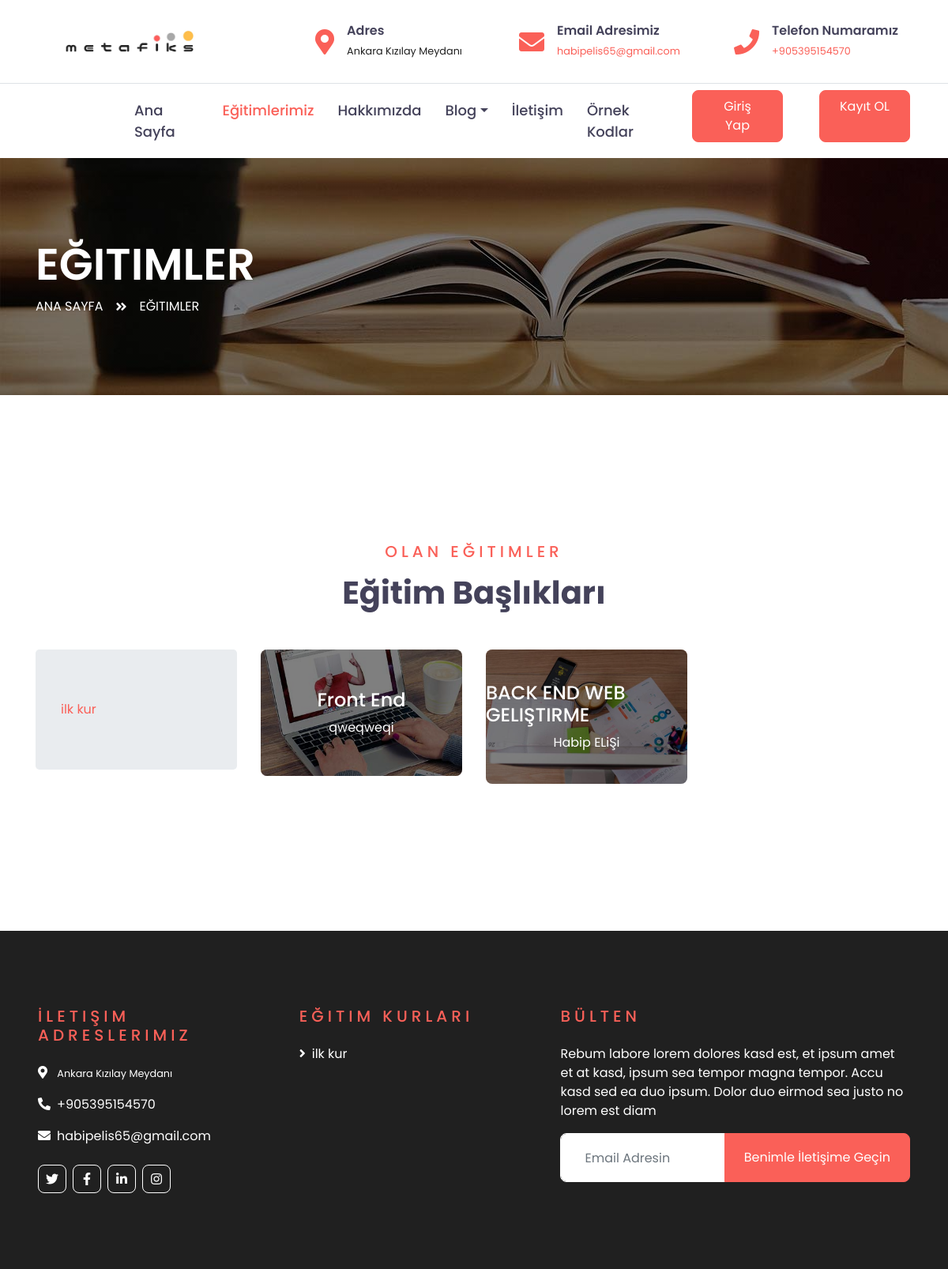
The app's page /egitimler/1, older data.
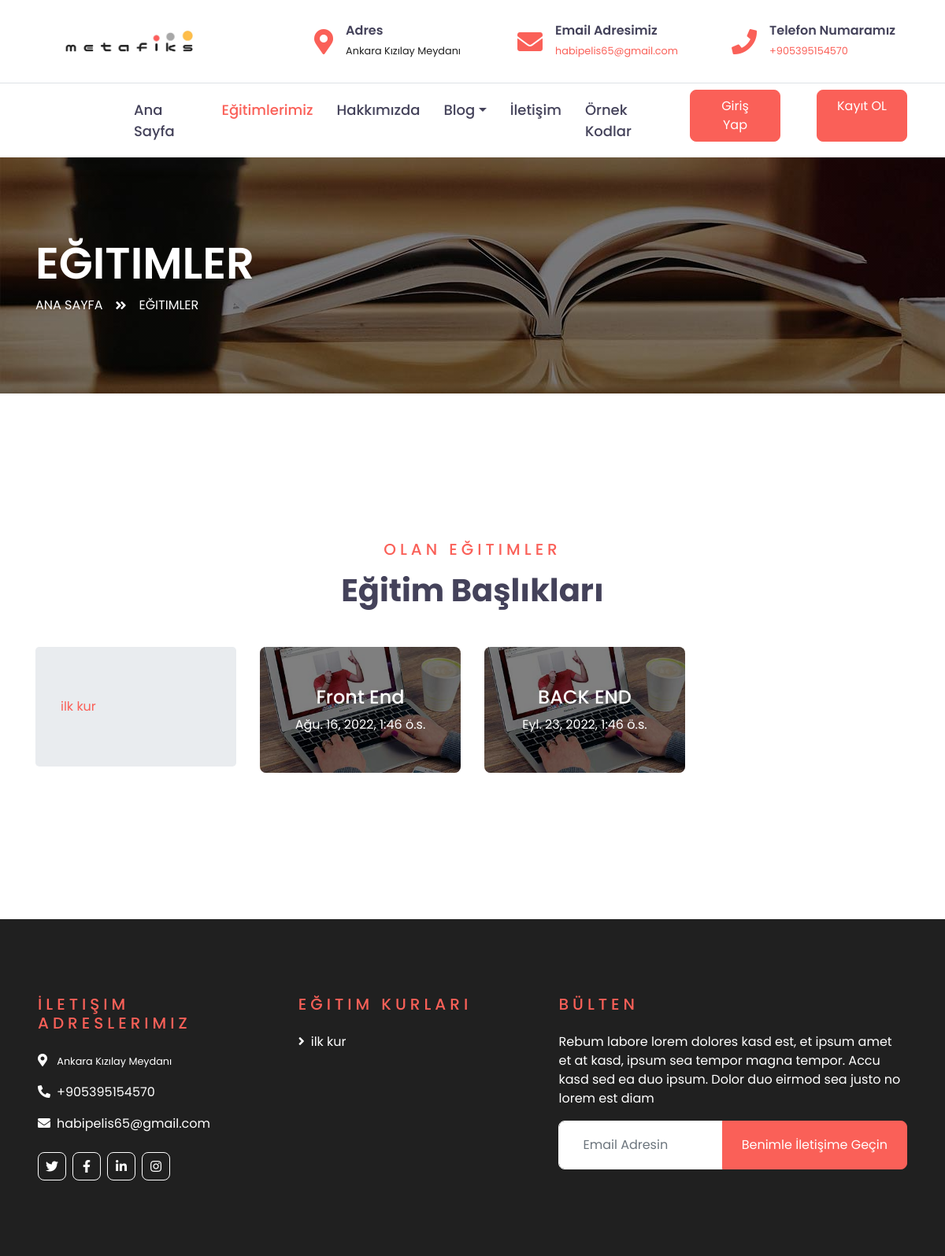
The same page, newer data.
### egitimler/models.py (models this page shows, shortened)
class kurlar(models.Model):
    kur_Adi = models.CharField(max_length= 100)

class egitimler(models.Model):
    STATUS = (
        ('True', 'Evet'),
        ('False', 'Hayır'),
    )
    kapak_image=models.ImageField(upload_to='images/',null=True)
    category = models.ForeignKey(kategoriler, on_delete=models.CASCADE)
    isim = models.CharField(max_length=150)
    link = models.CharField(max_length=100 , null="True")
    odeme_linki = models.CharField(max_length=255 , null="True")
    keywords = models.CharField(max_length=255)
    aciklama_kart1 = models.CharField(max_length=100)
    aciklama_kart2 = models.CharField(max_length=100)
    aciklama_kart3 = models.CharField(max_length=100)
    aciklama_kart4 = models.CharField(max_length=100)
    aciklama_kart5 = models.CharField(max_length=100)
    egitim_gunleri = models.CharField(max_length=250)
    image=models.ImageField(upload_to='images/',null=False)
    fiyat = models.DecimalField(max_digits=12, decimal_places=2,default=0)
    kontejan=models.IntegerField(default=0)
    urun_sag_metin=RichTextField()
    Durum=models.CharField(max_length=10,choices=STATUS)
    create_at=models.DateTimeField(auto_now_add=True)
    toplam_egitim_saati =models.CharField(max_length=50)
    egitim_tarihi=models.DateTimeField()
    egitim_bitis_tarihi = models.DateTimeField()
    urun_aciklama=RichTextField()
    urun_mufredat=RichTextField()
    urun_tarih_ucret=RichTextField()
    urun_sertifikalar=RichTextField()

class kurlar_secimi(models.Model):
    kur_Adi = models.ForeignKey(kurlar, on_delete=models.CASCADE)
    ders = models.ForeignKey(egitimler, on_delete=models.CASCADE)
    egitim_tarihi=models.DateTimeField()

### anasayfa/views.py (the view)
# urls.py: path("egitimler/<int:id>",anasayfa.egitimler_secimi,name="egitim"),
def egitimler_secimi(request,id):
    kurlarrim = kurlar.objects.all()
    kur = kurlar_secimi.objects.filter(kur_Adi = id).order_by("egitim_tarihi")
    content = {"adresler":adresler,"email_adresi":email_adresi,
    "logo":logo,"numara":numaras,"facebook":facebook,"insta":insta,
    "twit":twit,"linkdin":linkdin,"egitimleri":egitimleri,"kurlarrim":kurlarrim,"kur":kur}
    return render(request,"egitimler_temps/index.html",content)

### templates/egitimler_temps/index.html (shortened to what this page needs)
{% extends "leyout.html" %}
{% block footer %}
{% include "includes/footer.html" %}
{% endblock footer %}
{% block header %}
    <div class="container-fluid">
        <div class="row border-top px-xl-5">
            <div class="col-lg-1 d-none d-lg-block">
            </div>
            <div class="col-lg-8">
                <nav class="navbar navbar-expand-lg bg-light navbar-light py-3 py-lg-0 px-0">
                    <div class="collapse navbar-collapse justify-content-between" id="navbarCollapse">
                        <div class="navbar-nav py-0">
                            <a href="/" class="nav-item nav-link ">Ana Sayfa</a>
                            <a href="/egitimler/" class="nav-item nav-link active">Eğitimlerimiz</a>
                            <a href="/hakkimizda/" class="nav-item nav-link">Hakkımızda</a>
                            <div class="nav-item dropdown">
                                <a href="#" class="nav-link dropdown-toggle" data-toggle="dropdown">Blog</a>
                            </div>
                            <a href="contact.html" class="nav-item nav-link">İletişim</a>
                            <a href="course.html" class="nav-item nav-link">Örnek Kodlar</a>
                        </div>
                    </div>
                </nav>
            </div>
            <div class="col-lg-3">
                <div class="row mt-2">
                    <a class="btn btn-primary py-2 px-4 ml-auto d-none d-lg-block col-lg-5 " href="">Giriş Yap</a>
                    <span class="col-lg-2"></span>
                    <a class="btn btn-primary py-2 px-4 ml-auto d-none d-lg-block col-lg-5" href="">Kayıt OL</a>
                </div>
            </div>
        </div>
    </div>
    <div class="container-fluid page-header" style="margin-bottom: 90px;">
        <div class="container">
            <div class="d-flex flex-column justify-content-center" style="min-height: 300px">
                <h3 class="display-4 text-white text-uppercase">Eğitimler</h3>
                <div class="d-inline-flex text-white">
                    <p class="m-0 text-uppercase"><a class="text-white" href="/">Ana Sayfa</a></p>
                    <i class="fa fa-angle-double-right pt-1 px-3"></i>
                    <p class="m-0 text-uppercase">Eğitimler</p>
                </div>
            </div>
        </div>
    </div>
{% endblock header %}
        {% block sidebar %}
    {% include "egitimler_temps/sidebar.html" %}
    {% endblock sidebar %}

### templates/egitimler_temps/sidebar.html
    <div class="container-fluid py-5">
        <div class="container pt-5 pb-3">
            <div class="text-center mb-5">
                <h5 class="text-primary text-uppercase mb-3" style="letter-spacing: 5px;">Olan Eğitimler</h5>
                <h1>Eğitim Başlıkları</h1>
            </div>
            <div class="row">
                <div class="col-lg-3">
                    <div class="jumbotron">
                    {% for i in kurlarrim %}
                        {% if kur.kur_Adi.id == i.id %}
                            <a style="color:black;" href="/egitimler/{{i.id}}" >{{i.kur_Adi}}</a>
                        {% else %}
                         <a  href="/egitimler/{{i.id}}" >{{i.kur_Adi}}</a>
                        {% endif %}
                        {% endfor %}
                      </div>
                </div>
                <div class="col-lg-9">
            <div class="row">
            {% if kur %}
                {% for i in kur %}
                <div class="col-lg-4 col-md-6 mb-4" style="box-sizing: border-box;">
                    <div style="box-sizing: border-box;" class="cat-item position-relative overflow-hidden rounded mb-2">
                        <img class="img-fluid" width="400" src="{{i.ders.kapak_image.url}}" alt="">
                        <a class="cat-overlay text-white text-decoration-none" href="/egitimdetay/{{i.ders.id}}">
                            <h4 class="text-white font-weight-medium">{{i.ders.isim}}</h4>
                            <span>{{i.egitim_tarihi}}</span>
                        </a>
                    </div>
                </div>
                 {% endfor %}
            {% else %}
            {% for i in egitimleri %}
                <div class="col-lg-4 col-md-6 mb-4" style="box-sizing: border-box;">
                    <div style="box-sizing: border-box;" class="cat-item position-relative overflow-hidden rounded mb-2">
                        <img class="img-fluid" width="400" src="{{i.kapak_image.url}}" alt="">
                        <a class="cat-overlay text-white text-decoration-none" href="/egitimdetay/{{i.id}}">
                            <h4 class="text-white font-weight-medium">{{i.isim}}</h4>
                            <span>{{i.aciklama_kart1}}i</span>
                        </a>
                    </div>
                </div>
                 {% endfor %}
                {% endif %}
            </div></div>
        </div>
        </div>
    </div>

### templates/includes/footer.html
    <div class="container-fluid text-white py-5 px-sm-3 px-lg-5" style="margin-top: 90px; background-color: #202020;">
        <div class="row pt-5">
            <div class="col-lg-7 col-md-12">
                <div class="row">
                    <div class="col-md-6 mb-5">
                        <h5 class="text-primary text-uppercase mb-4" style="letter-spacing: 5px;">İletişim Adreslerimiz</h5>
                        <p><i class="fa fa-map-marker-alt mr-2"></i> <small style="color: white;" >{{adresler.sirket_adresi}}</small></p>
                        <p><i class="fa fa-phone-alt mr-2"></i><a style="color: white;" href="tel:+9{{numara.sirket_numarasi}}">+9{{numara.sirket_numarasi}}</a></p>
                        <p><i class="fa fa-envelope mr-2"></i><a style="color: white;" href="mailto:{{email_adresi.sirket_email_adresi}}">{{email_adresi.sirket_email_adresi}}</a></p>
                        <div class="d-flex justify-content-start mt-4">
                            <a class="btn btn-outline-light btn-square mr-2" href="{{twit.link}}"><i class="fab fa-twitter"></i></a>
                            <a class="btn btn-outline-light btn-square mr-2" href="{{facebook.link}}"><i class="fab fa-facebook-f"></i></a>
                            <a class="btn btn-outline-light btn-square mr-2" href="{{linkdin.link}}"><i class="fab fa-linkedin-in"></i></a>
                            <a class="btn btn-outline-light btn-square" href="{{insta.link}}"><i class="fab fa-instagram"></i></a>
                        </div>
                    </div>
                    <div class="col-md-6 mb-5">
                        <h5 class="text-primary text-uppercase mb-4" style="letter-spacing: 5px;">Eğitim Kurları</h5>
                        <div class="d-flex flex-column justify-content-start">
                            {% for i in kurlarrim %}
                            <a class="text-white mb-2" href="/egitimler/{{i.id}}"><i class="fa fa-angle-right mr-2"></i>{{i.kur_Adi}}</a>
                        {% endfor %}
                        </div>
                    </div>
                </div>
            </div>
            <div class="col-lg-5 col-md-12 mb-5">
                <h5 class="text-primary text-uppercase mb-4" style="letter-spacing: 5px;">Bülten</h5>
                <p>Rebum labore lorem dolores kasd est, et ipsum amet et at kasd, ipsum sea tempor magna tempor. Accu kasd sed ea duo ipsum. Dolor duo eirmod sea justo no lorem est diam</p>
                <div class="w-100">
                        <form class="input-group" >
                        <input type="email" class="form-control border-light" style="padding: 30px;" placeholder="Email Adresin">
                        <div class="input-group-append">
                            <button type="submit" class="btn btn-primary px-4">Benimle İletişime Geçin</button>
                        </div>
                        </form>
                </div>
            </div>
        </div>
    </div>

Row changes from the older to the newer data that the page shows:
no longer on this page (row unchanged): egitimler: kapak_image (picture), isim "Front End", aciklama_kart1 "qweqweq"
no longer on this page (row edited): egitimler: kapak_image (picture), isim "BACK END WEB GELIŞTIRME", aciklama_kart1 "Habip ELiŞ"
added kurlar_secimi: ders.kapak_image (picture), ders.isim "Front End", egitim_tarihi "Ağu. 16, 2022, 1:46 ö.s."
added kurlar_secimi: ders.kapak_image (picture), ders.isim "BACK END", egitim_tarihi "Eyl. 23, 2022, 1:46 ö.s."
